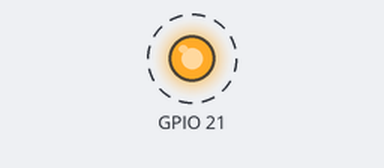
Simulated run of this sketch. Board: ESP32. Parts: output pins drawn as LEDs (lit = HIGH). Dashed ring = blinking.

Above: at 0.5 s.
Timing chart, 0 to 4.6 s (numbered marks = the images above):
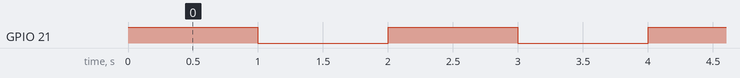

The sketch:

009_Relay_with_esp32.ino
```cpp
void setup() {
  // put your setup code here, to run once:
pinMode(21,OUTPUT);
}

void loop() {
  // put your main code here, to run repeatedly:
digitalWrite(21,HIGH);
delay(1000);
digitalWrite(21,LOW);
delay(1000);
}
```

Measured:
- by itself, GPIO 21: alternates HIGH for 1.0 s and LOW for 1.0 s
